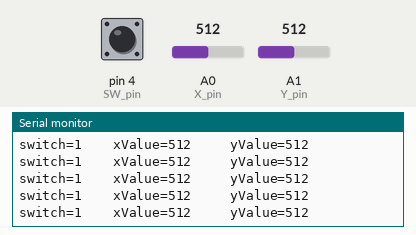
Bench run of a sketch on a simulated Arduino Uno, built with avr-gcc and run on an emulated ATmega328P. On the bench: the last lines printed to the serial monitor. The inputs (shaded band) are chosen by the test bench; at power-on: A0 (X_pin) = 512, A1 (Y_pin) = 512, pin 4 (SW_pin) HIGH. No radio packets arrive unless stated.

Above: at 1.2 s.
1.3 s: A0 (X_pin) set to 11
At 1.33 s:
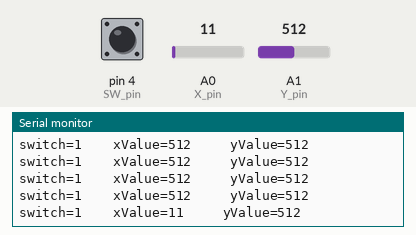
2.8 s: A0 (X_pin) set to 8
At 2.85 s:
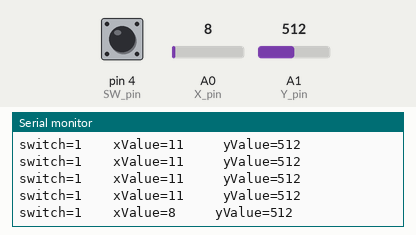
4.3 s: A1 (Y_pin) set to 105
At 4.31 s:
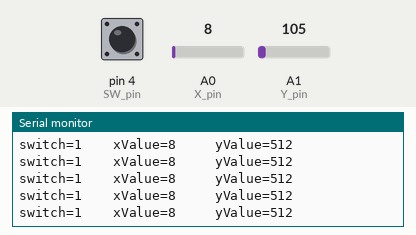
7.3 s: A1 (Y_pin) set to 94
At 7.3 s:
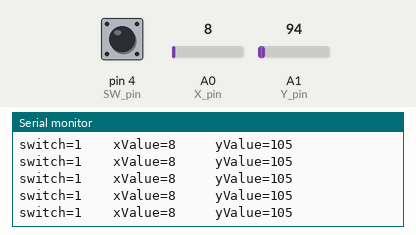
Timing chart, 0 to 10.3 s (numbered marks = the images above; inputs shaded):
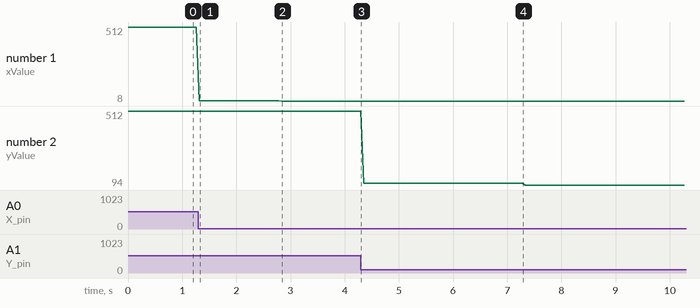

The sketch:

JoystickWirelessSender.ino
```cpp
#include <SPI.h>
#include <RF24.h>

RF24 radio(9,10);
const uint64_t pipe=  0xF0F0F0F0E1;

const int SW_pin = 4; // digital pin connected to switch output
const int X_pin = 0; // analog pin connected to X output
const int Y_pin = 1; // analog pin connected to Y output

int switchValue=1;
int xValue=500;
int yValue=500;
int isNewValues=0;

int data[10];
void setup()
{
  Serial.begin(9600);
  radio.begin();
  radio.setRetries(15,15);
  radio.openWritingPipe(pipe);

  pinMode(SW_pin, INPUT);
  digitalWrite(SW_pin, HIGH);
}

void loop(void)
{
  readJoystickData();
  data[0]=switchValue;
  data[1]=xValue;
  data[2]=yValue;
  ShowData();
  if(isNewValues == 1)
    radio.write( &data, sizeof(data) );
  //radio.write( &counter, sizeof(counter) );
  delay(50);

}

void readJoystickData()
{
  int newSwitchValue = digitalRead(SW_pin);
  int newXValue = analogRead(X_pin);
  int newYValue = analogRead(Y_pin);
  /*if(newSwitchValue == switchValue && abs(xValue - newXValue) < 20   && abs(yValue - newYValue) < 20 )
    isNewValues = 0 ;
   else   */
      isNewValues=1;
  switchValue = newSwitchValue;
  xValue = newXValue;
  yValue = newYValue;

}

void ShowData()
{
  Serial.print("switch=" + String(switchValue) + "    xValue=" + String(xValue) + "     yValue=" + String(yValue));
  Serial.println("");
}
```

Measured:
- after the input at 1.3 s, the serial monitor: prints a new line at once (image 1)
- after the input at 2.8 s, the serial monitor: prints a new line at once (image 2)
- plotted number 1: 512 → 11 after the input at 1.3 s, 11 → 8 after the input at 2.8 s
- plotted number 2: 512 → 105 after the input at 4.3 s, 105 → 94 after the input at 7.3 s
